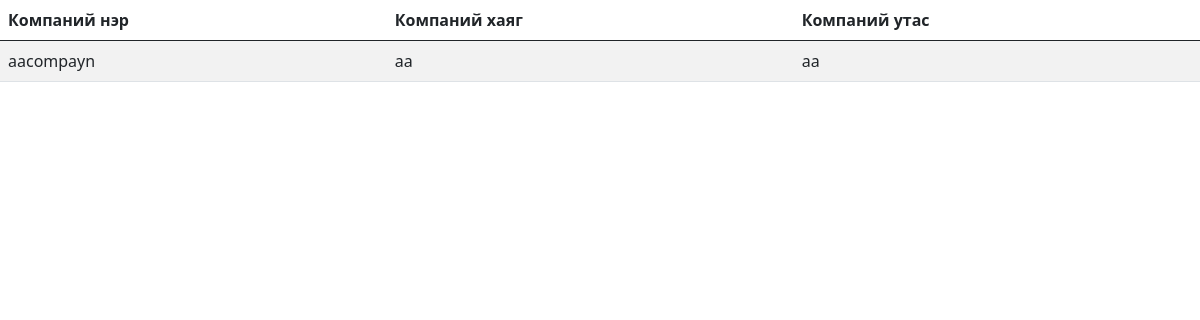
Page /company-list on the earlier database version.
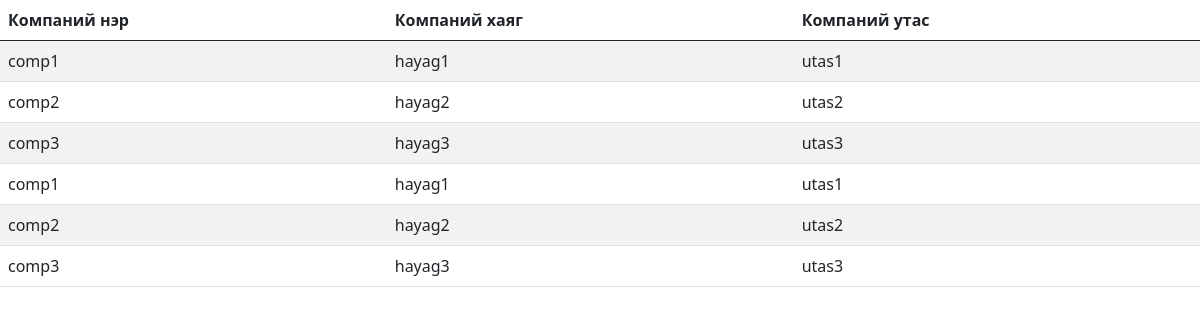
Same page on the later database version.
### BMweb/models.py (models this page shows, shortened)
class Company(models.Model):
    comName = models.CharField(max_length=50, verbose_name=_("Компаний нэр"))
    hayag = models.CharField(max_length=150, verbose_name=_("Компаний хаяг"))
    phone = models.CharField(max_length=30, verbose_name=_("Компаний утас"))
    class Meta:
        verbose_name = _("Компани")
        verbose_name_plural = _("Компани")

### BMweb/views.py (the view)
# urls.py: path('company-list',views.companyList),
def companyList(request):
    c = Company.objects.all()
    return render(request, 'companyList.html',{'companyList': c})

### BMweb/templates/companyList.html (shortened to what this page needs)
<!DOCTYPE html>
<html lang="en">
<head>
    <link href="https://cdn.jsdelivr.net/npm/bootstrap@5.0.0-beta2/dist/css/bootstrap.min.css" rel="stylesheet">
</head>
<body>
    <table  style="width:100%" class="table table-striped table-hover">
      <thead>
        <tr>
            <th scope="col">Компаний нэр</th>
            <th scope="col">Компаний хаяг</th>
            <th scope="col">Компаний утас</th>
        </tr>
      </thead>
      <tbody>
        {% for b in companyList %}
        <tr style="width: 100%">
          <td>{{b.comName}}</td>
          <td>{{b.hayag}}</td>
          <td>{{b.phone}}</td>
        </tr>
        {% endfor %}
      </tbody>
    </table>
</body>
</html>

Differences in the rows shown:
changed Company (number 1 of 6 on the later page): comName "aacompayn" → "comp1"; hayag "aa" → "hayag1"; phone "aa" → "utas1"
added Company: comName "comp2", hayag "hayag2", phone "utas2"
added Company: comName "comp3", hayag "hayag3", phone "utas3"
added Company: comName "comp1", hayag "hayag1", phone "utas1"
added Company: comName "comp2", hayag "hayag2", phone "utas2"
added Company: comName "comp3", hayag "hayag3", phone "utas3"
